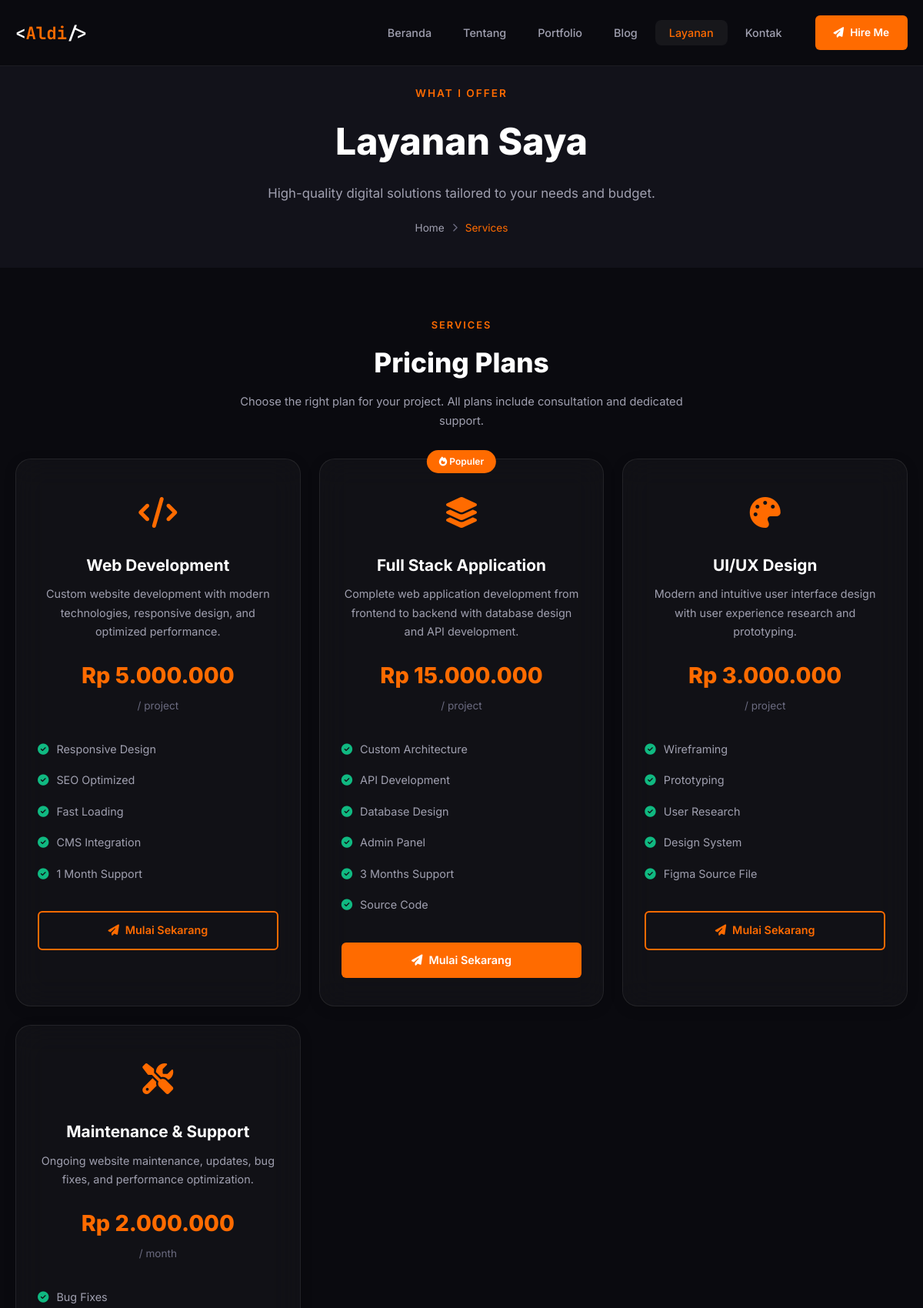
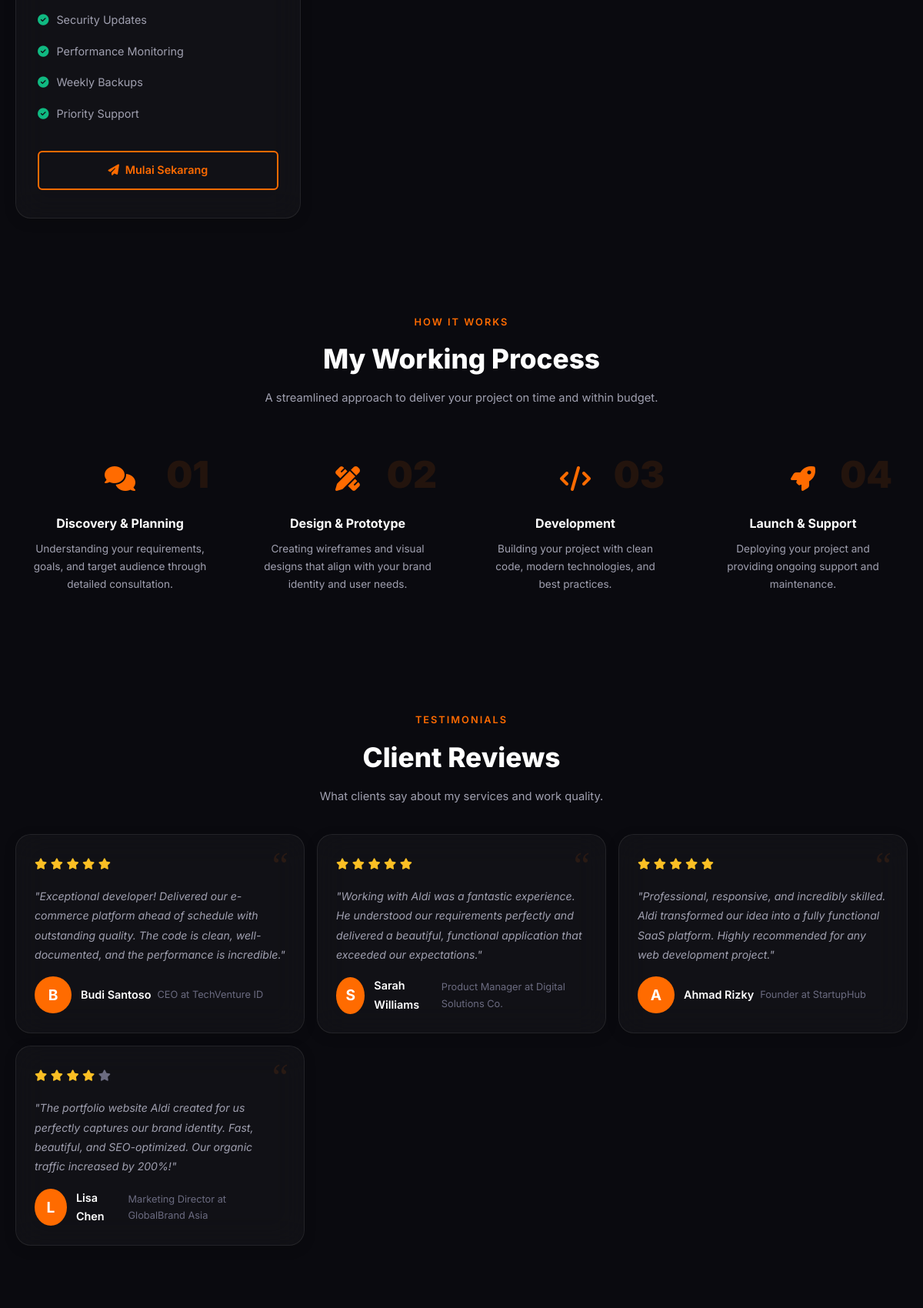
/services (upper part), run on the app's committed database (2 pictures, top to bottom).
### tables this page shows
CREATE TABLE IF NOT EXISTS `services` (
    `id` INT UNSIGNED AUTO_INCREMENT PRIMARY KEY,
    `title` VARCHAR(150) NOT NULL,
    `slug` VARCHAR(170) NOT NULL UNIQUE,
    `description` TEXT NOT NULL,
    `icon` VARCHAR(100) DEFAULT 'fas fa-code',
    `price` DECIMAL(12,2) DEFAULT NULL,
    `price_unit` VARCHAR(50) DEFAULT 'project',
    `features` TEXT DEFAULT NULL,
    `is_popular` TINYINT(1) DEFAULT 0,
    `is_active` TINYINT(1) DEFAULT 1,
    `sort_order` INT DEFAULT 0,
    `created_at` TIMESTAMP DEFAULT CURRENT_TIMESTAMP,
    `updated_at` TIMESTAMP DEFAULT CURRENT_TIMESTAMP ON UPDATE CURRENT_TIMESTAMP
);

CREATE TABLE IF NOT EXISTS `testimonials` (
    `id` INT UNSIGNED AUTO_INCREMENT PRIMARY KEY,
    `client_name` VARCHAR(100) NOT NULL,
    `client_position` VARCHAR(100) DEFAULT NULL,
    `client_company` VARCHAR(100) DEFAULT NULL,
    `client_avatar` VARCHAR(255) DEFAULT NULL,
    `content` TEXT NOT NULL,
    `rating` TINYINT UNSIGNED DEFAULT 5,
    `project_id` INT UNSIGNED DEFAULT NULL,
    `is_active` TINYINT(1) DEFAULT 1,
    `sort_order` INT DEFAULT 0,
    `created_at` TIMESTAMP DEFAULT CURRENT_TIMESTAMP,
    FOREIGN KEY (`project_id`) REFERENCES `projects`(`id`) ON DELETE SET NULL
);

### includes/helpers.php (called while the page is built, shortened)
<?php
function baseUrl($path = '') {
    return rtrim(APP_URL, '/') . '/' . ltrim($path, '/');
}
function truncateText($text, $length = 150, $suffix = '...') {
    $text = strip_tags($text);
    if (strlen($text) <= $length) return $text;
    return substr($text, 0, $length) . $suffix;
}
function formatCurrency($amount) {
    return 'Rp ' . number_format($amount, 0, ',', '.');
}
function lang($key, $default = '') {
    static $strings = null;
    if ($strings === null) {
        $langFile = ROOT_PATH . '/config/lang/' . APP_LANG . '.php';
        if (file_exists($langFile)) {
            $strings = require $langFile;
        } else {
            $strings = [];
        }
    }
    return $strings[$key] ?? $default ?: $key;
}

### config/lang/id.php (called while the page is built)
<?php
return [
    'nav_home' => 'Beranda',
    'nav_about' => 'Tentang',
    'nav_portfolio' => 'Portfolio',
    'nav_blog' => 'Blog',
    'nav_services' => 'Layanan',
    'nav_contact' => 'Kontak',
    'hero_cta' => 'Lihat Portfolio',
    'hero_cta_secondary' => 'Hubungi Saya',
    'stats_projects' => 'Project Selesai',
    'stats_clients' => 'Client Puas',
    'stats_experience' => 'Tahun Pengalaman',
    'stats_awards' => 'Penghargaan',
    'about_title' => 'Tentang Saya',
    'about_skills' => 'Keahlian',
    'about_experience' => 'Pengalaman',
    'about_education' => 'Pendidikan',
    'about_download_cv' => 'Download CV',
    'portfolio_title' => 'Portfolio Saya',
    'portfolio_all' => 'Semua',
    'portfolio_view' => 'Lihat Detail',
    'portfolio_demo' => 'Live Demo',
    'portfolio_github' => 'Source Code',
    'blog_title' => 'Blog',
    'blog_read_more' => 'Baca Selengkapnya',
    'blog_search' => 'Cari artikel...',
    'blog_related' => 'Artikel Terkait',
    'blog_comments' => 'Komentar',
    'blog_leave_comment' => 'Tinggalkan Komentar',
    'services_title' => 'Layanan Saya',
    'services_popular' => 'Populer',
    'services_get_started' => 'Mulai Sekarang',
    'services_faq' => 'Pertanyaan Umum',
    'contact_title' => 'Hubungi Saya',
    'contact_name' => 'Nama Lengkap',
    'contact_email' => 'Email',
    'contact_phone' => 'Nomor Telepon',
    'contact_subject' => 'Subjek',
    'contact_message' => 'Pesan',
    'contact_send' => 'Kirim Pesan',
    'contact_success' => 'Pesan berhasil dikirim! Saya akan segera membalas.',
    'contact_error' => 'Gagal mengirim pesan. Silakan coba lagi.',
    'footer_newsletter' => 'Berlangganan Newsletter',
    'footer_newsletter_placeholder' => 'Masukkan email Anda',
    'footer_subscribe' => 'Berlangganan',
    'loading' => 'Memuat...',
    'no_data' => 'Tidak ada data',
    'view_all' => 'Lihat Semua',
    'back' => 'Kembali',
    'submit' => 'Kirim',
    'save' => 'Simpan',
    'cancel' => 'Batal',
    'delete' => 'Hapus',
    'edit' => 'Edit',
    'search' => 'Cari',
];

### config/database.php (called while the page is built, shortened)
<?php
class Database {
    private static $instance = null;
    private $pdo;
    private function __construct() {
        try {
            $dsn = "mysql:host=" . DB_HOST . ";dbname=" . DB_NAME . ";charset=utf8mb4";
            $options = [
                PDO::ATTR_ERRMODE => PDO::ERRMODE_EXCEPTION,
                PDO::ATTR_DEFAULT_FETCH_MODE => PDO::FETCH_ASSOC,
                PDO::ATTR_EMULATE_PREPARES => false,
                PDO::MYSQL_ATTR_INIT_COMMAND => "SET NAMES utf8mb4 COLLATE utf8mb4_unicode_ci"
            ];
            $this->pdo = new PDO($dsn, DB_USER, DB_PASS, $options);
        } catch (PDOException $e) {
            if (APP_DEBUG) {
                die("Database Connection Error: " . $e->getMessage());
            }
            die("Database connection failed. Please check your configuration.");
        }
    }
    public static function getInstance() {
        if (self::$instance === null) {
            self::$instance = new self();
        }
        return self::$instance;
    }
    public function query($sql, $params = []) {
        $stmt = $this->pdo->prepare($sql);
        $stmt->execute($params);
        return $stmt;
    }
    public function fetchAll($sql, $params = []) {
        $stmt = $this->query($sql, $params);
        return $stmt->fetchAll();
    }
}
function db() {
    return Database::getInstance();
}

### includes/security.php (called while the page is built, shortened)
<?php
function xssClean($data) {
    return htmlspecialchars($data, ENT_QUOTES | ENT_HTML5, 'UTF-8');
}

### pages/services.php (the view, shortened to what this page needs)
<?php
include TEMPLATES_PATH . '/header.php';
try {
    $services = db()->fetchAll("SELECT * FROM services WHERE is_active = 1 ORDER BY sort_order ASC");
} catch (Exception $e) {
    $services = [];
}
try {
    $faqs = db()->fetchAll("SELECT * FROM faqs WHERE is_active = 1 ORDER BY sort_order ASC");
} catch (Exception $e) {
    $faqs = [];
}
try {
    $testimonials = db()->fetchAll("SELECT * FROM testimonials WHERE is_active = 1 ORDER BY sort_order ASC LIMIT 4");
} catch (Exception $e) {
    $testimonials = [];
}
?>
<section class="page-header">
    <div class="container">
        <div class="page-header-content" data-aos="fade-up">
            <span class="page-subtitle">What I Offer</span>
            <h1 class="page-title"><?= lang('services_title') ?></h1>
            <p class="page-desc">High-quality digital solutions tailored to your needs and budget.</p>
            <div class="breadcrumb">
                <a href="<?= baseUrl() ?>">Home</a>
                <span class="separator"><i class="fas fa-chevron-right"></i></span>
                <span class="current">Services</span>
            </div>
        </div>
    </div>
</section>
<section class="section services-section">
    <div class="container">
        <div class="section-header" data-aos="fade-up">
            <span class="section-subtitle">Services</span>
            <h2 class="section-title">Pricing Plans</h2>
            <p class="section-desc">Choose the right plan for your project. All plans include consultation and dedicated support.</p>
        </div>
        <div class="pricing-grid">
            <?php foreach ($services as $index => $service): ?>
            <div class="pricing-card glass <?= $service['is_popular'] ? 'popular' : '' ?>" data-aos="fade-up" data-aos-delay="<?= $index * 100 ?>">
                <?php if ($service['is_popular']): ?>
                <div class="popular-badge">
                    <i class="fas fa-fire"></i> <?= lang('services_popular') ?>
                </div>
                <?php endif; ?>
                <div class="pricing-icon">
                    <i class="<?= $service['icon'] ?>"></i>
                </div>
                <h3 class="pricing-title"><?= xssClean($service['title']) ?></h3>
                <p class="pricing-desc"><?= truncateText(xssClean($service['description']), 120) ?></p>
                <div class="pricing-price">
                    <?php if (!empty($service['price'])): ?>
                    <span class="price-amount"><?= formatCurrency($service['price']) ?></span>
                    <span class="price-unit">/ <?= xssClean($service['price_unit']) ?></span>
                    <?php else: ?>
                    <span class="price-amount">Custom</span>
                    <span class="price-unit">Contact for quote</span>
                    <?php endif; ?>
                </div>
                <?php if (!empty($service['features'])): ?>
                <ul class="pricing-features">
                    <?php foreach (explode(',', $service['features']) as $feature): ?>
                    <li>
                        <i class="fas fa-check-circle"></i>
                        <span><?= xssClean(trim($feature)) ?></span>
                    </li>
                    <?php endforeach; ?>
                </ul>
                <?php endif; ?>
                <a href="<?= baseUrl('contact') ?>?service=<?= urlencode($service['title']) ?>"
                   class="btn <?= $service['is_popular'] ? 'btn-primary' : 'btn-outline' ?> btn-block">
                    <i class="fas fa-paper-plane"></i> <?= lang('services_get_started') ?>
                </a>
            </div>
            <?php endforeach; ?>
        </div>
    </div>
</section>
<section class="section process-section">
    <div class="container">
        <div class="section-header" data-aos="fade-up">
            <span class="section-subtitle">How It Works</span>
            <h2 class="section-title">My Working Process</h2>
            <p class="section-desc">A streamlined approach to deliver your project on time and within budget.</p>
        </div>
        <div class="process-grid">
            <div class="process-card" data-aos="fade-up" data-aos-delay="0">
                <div class="process-number">01</div>
                <div class="process-icon"><i class="fas fa-comments"></i></div>
                <h3>Discovery & Planning</h3>
                <p>Understanding your requirements, goals, and target audience through detailed consultation.</p>
            </div>
            <div class="process-card" data-aos="fade-up" data-aos-delay="100">
                <div class="process-number">02</div>
                <div class="process-icon"><i class="fas fa-pencil-ruler"></i></div>
                <h3>Design & Prototype</h3>
                <p>Creating wireframes and visual designs that align with your brand identity and user needs.</p>
            </div>
            <div class="process-card" data-aos="fade-up" data-aos-delay="200">
                <div class="process-number">03</div>
                <div class="process-icon"><i class="fas fa-code"></i></div>
                <h3>Development</h3>
                <p>Building your project with clean code, modern technologies, and best practices.</p>
            </div>
            <div class="process-card" data-aos="fade-up" data-aos-delay="300">
                <div class="process-number">04</div>
                <div class="process-icon"><i class="fas fa-rocket"></i></div>
                <h3>Launch & Support</h3>
                <p>Deploying your project and providing ongoing support and maintenance.</p>
            </div>
        </div>
    </div>
</section>
<?php if (!empty($testimonials)): ?>
<section class="section testimonials-section">
    <div class="container">
        <div class="section-header" data-aos="fade-up">
            <span class="section-subtitle">Testimonials</span>
            <h2 class="section-title">Client Reviews</h2>
            <p class="section-desc">What clients say about my services and work quality.</p>
        </div>
        <div class="testimonials-grid">
            <?php foreach ($testimonials as $index => $testimonial): ?>
            <div class="testimonial-card glass" data-aos="fade-up" data-aos-delay="<?= $index * 100 ?>">
                <div class="testimonial-rating">
                    <?php for ($i = 1; $i <= 5; $i++): ?>
                    <i class="fas fa-star <?= $i <= $testimonial['rating'] ? 'active' : '' ?>"></i>
                    <?php endfor; ?>
                </div>
                <p class="testimonial-content">"<?= xssClean($testimonial['content']) ?>"</p>
                <div class="testimonial-author">
                    <div class="author-avatar">
                        <?php if (!empty($testimonial['client_avatar'])): ?>
                        <img src="<?= uploadUrl($testimonial['client_avatar']) ?>" alt="<?= xssClean($testimonial['client_name']) ?>">
                        <?php else: ?>
                        <div class="avatar-placeholder"><?= strtoupper(substr($testimonial['client_name'], 0, 1)) ?></div>
                        <?php endif; ?>
                    </div>
                    <div class="author-info">
                        <h4 class="author-name"><?= xssClean($testimonial['client_name']) ?></h4>
                        <span class="author-role">
                            <?= xssClean($testimonial['client_position'] ?? '') ?>
                            <?php if (!empty($testimonial['client_company'])): ?>
                            at <?= xssClean($testimonial['client_company']) ?>
                            <?php endif; ?>
                        </span>
                    </div>
                </div>
            </div>
            <?php endforeach; ?>
        </div>
    </div>
</section>
<?php endif; ?>
<?php if (!empty($faqs)): ?>
<section class="section faq-section">
</section>
<?php endif; ?>
<?php include TEMPLATES_PATH . '/footer.php'; ?>

### data on the page
services: title "Web Development", description "Custom website development with modern technologies, responsive design, and optimized performance.", price "Rp 5.000.000", price_unit "project", features "Responsive Design", features "SEO Optimized", features "Fast Loading", features "CMS Integration", features "1 Month Support"
services: title "Full Stack Application", description "Complete web application development from frontend to backend with database design and API development.", price "Rp 15.000.000", price_unit "project", features "Custom Architecture", features "API Development", features "Database Design", features "Admin Panel", features "3 Months Support", features "Source Code"
services: title "UI/UX Design", description "Modern and intuitive user interface design with user experience research and prototyping.", price "Rp 3.000.000", price_unit "project", features "Wireframing", features "Prototyping", features "User Research", features "Design System", features "Figma Source File"
services: title "Maintenance & Support", description "Ongoing website maintenance, updates, bug fixes, and performance optimization.", price "Rp 2.000.000", price_unit "month", features "Bug Fixes", features "Security Updates", features "Performance Monitoring", features "Weekly Backups", features "Priority Support"
testimonials: rating 5 (drawn), content "Exceptional developer! Delivered our e-commerce platform ahead of schedule with outstanding quality. The code is clean, well-documented, and the performance is incredible.", client_name "B", client_name "Budi Santoso", client_position "CEO", client_company "TechVenture ID"
testimonials: rating 5 (drawn), content "Working with Aldi was a fantastic experience. He understood our requirements perfectly and delivered a beautiful, functional application that exceeded our expectations.", client_name "S", client_name "Sarah Williams", client_position "Product Manager", client_company "Digital Solutions Co."
testimonials: rating 5 (drawn), content "Professional, responsive, and incredibly skilled. Aldi transformed our idea into a fully functional SaaS platform. Highly recommended for any web development project.", client_name "A", client_name "Ahmad Rizky", client_position "Founder", client_company "StartupHub"
testimonials: rating 4 (drawn), content "The portfolio website Aldi created for us perfectly captures our brand identity. Fast, beautiful, and SEO-optimized. Our organic traffic increased by 200%!", client_name "L", client_name "Lisa Chen", client_position "Marketing Director", client_company "GlobalBrand Asia"

### other printed values
getSetting('owner_name', 'Aldi') "Aldi"
lang('nav_home') "Beranda"
lang('nav_about') "Tentang"
lang('nav_portfolio') "Portfolio"
lang('nav_blog') "Blog"
lang('nav_services') "Layanan"
lang('nav_contact') "Kontak"
lang('services_title') "Layanan Saya"
